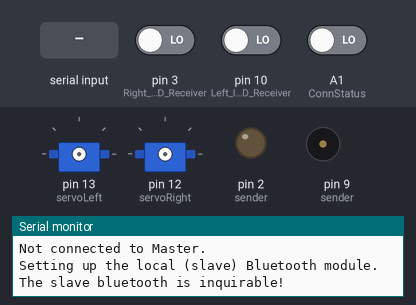
Bench run of a sketch on a simulated Arduino Uno, built with avr-gcc and run on an emulated ATmega328P. Shown: 2 × servo, output pins drawn as LEDs (lit = HIGH), buzzer (waves = sounding), the last lines printed to the serial monitor. Inputs (shaded band) come from the test bench; at power-on: pin 3 (Right_IR_LED_Receiver) LOW, pin 10 (Left_IR_LED_Receiver) LOW, A1 (ConnStatus) LOW.

Above: at 6.2 s.
6.3 s: "!\n" received over the second serial link
At 7.7 s:
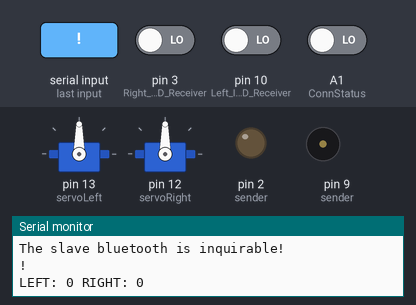
9.3 s: ",\n" received over the second serial link
At 10.1 s:
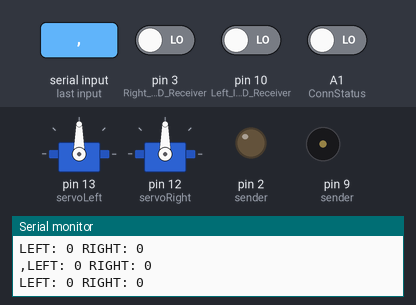
Timing chart, 0 to 12.3 s (numbered marks = the images above; inputs shaded):
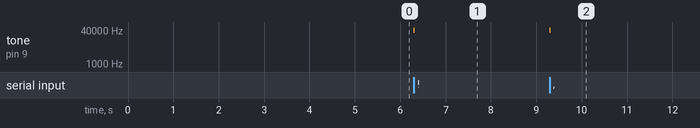

The sketch:

slave.INO
```cpp
// Bluetooth
#include <SoftwareSerial.h>   //Software Serial Port
#include <Servo.h>

#define RxD 7
#define TxD 6
#define ConnStatus A1

int shieldPairNumber = 11; // EDIT THE LINES TO MATCH YOUR SHIELD NUMBER AND CONNECTION PIN OPTION
boolean ConnStatusSupported = true;   // Set to "true" when digital connection status is available on Arduino pin, CAUTION: If ConnStatusSupported = true you MUST NOT use pin A1 otherwise "random" reboots will occur, CAUTION: If ConnStatusSupported = true you MUST set the PIO[1] switch to A1 (not NC)
String slaveNameCmd = "\r\n+STNA=Slave";   // This is concatenated with shieldPairNumber later

SoftwareSerial blueToothSerial(RxD,TxD);

// Movement
Servo servoLeft;
Servo servoRight;

boolean manualControl = true;
boolean lastSeenLeft = true;

int instructs[100];
int instructCount = -1;

void setup() {
    Serial.begin(9600);
    initBlueToothConnection();

    pinMode(10, INPUT); // Left IR LED Receiver
    pinMode(9, OUTPUT); // sender

    pinMode(3, INPUT); // Right IR LED Receiver
    pinMode(2, OUTPUT); //sender
}

void loop() {
    joystickControl();
}

void joystickControl() {
    char recvChar;
    String joystick;
    boolean stopped = true;

    while (true) {
        if(blueToothSerial.available()) {   // Check if there's any data sent from the remote Bluetooth shield
            recvChar = blueToothSerial.read();
            Serial.print(recvChar); // this is needed

            if (manualControl) {
              if (recvChar == '!') {
                manualControl = false;
                servoLeft.attach(13);  // Attach left signal to pin 13
                servoRight.attach(12); // Attach right signal to pin 12
                continue;
              }
              if (recvChar != '\n') {
                  joystick += recvChar; // end of data hasn't been reached, process incoming data
              } else {
                  if (joystick == "!") {
                    return; // transfer to automatic
                  }
                  // Has reached end of data, process...

                  if (validInput(joystick)) { // Check if data is of form x,y
                      String x;
                      String y;
                      boolean searchingX = true;

                      // Seperate data into x and y values
                      for (char c : joystick) {
                          if (c == ',') {
                              searchingX = false;
                              continue;
                          }

                          if (searchingX) {
                              x += c;
                          } else {
                              y += c;
                          }
                      }

                      if (x != "" && y != "") {                     // x and y found
                          // Process data here
                          int xInt = x.toInt();
                          int yInt = y.toInt();

                          if (xInt == 0 && yInt == 0) { // don't move robot if stopped
                              if (!stopped) { // has just stopped, disconnect wheels
                                  stopped = true;
                                  servoLeft.detach();
                                  servoRight.detach();
                              }
                          } else {
                              if (stopped) { // start wheels again if was stopped
                                  servoLeft.attach(13);
                                  servoRight.attach(12);
                                  stopped = false;
                              }
                              moveWheels(xInt, yInt);
                          }
                      }
                  }
                  joystick = ""; //reset value
              }

           } else {
              if (recvChar == '!') {
                manualControl = true;
                servoLeft.detach();
                servoRight.detach();
                stopped = true;
                continue;
              }
              followLine(100);
           }
        }

        // Not relevant, but don't change
        if (Serial.available()) {       // Check if there's any data sent from the local serial terminal. You can add the other applications here.
            recvChar  = Serial.read();
            Serial.print(recvChar);
            blueToothSerial.print(recvChar);
        }
    }
}

void followLine(int velocity) {
    // Check for line
    int irLeft = irDetect(9, 10, 38000);
    int irRight = irDetect(2, 3, 38000);
    Serial.println("LEFT: " + String(irLeft) + " RIGHT: " + String(irRight)); // Display 1/0; 1 for white and 0 for black

    // Move accordingly
    if ((irLeft == 1) && (irRight == 1)) {      // If both sides detect black, line must be in middle
        maneuver(velocity, velocity);                   // Forward 20 milliseconds
    } else if (irLeft == 1) {                   // If only left side detects black, move left to correct
        maneuver(-velocity, velocity);                    // Right for 20 ms
    } else if(irRight == 1) {                   // If only right side detects black, move right to correct
        maneuver(velocity, -velocity);              // Left for 20 ms
    } else {                                    // Both sides detect black, reached end of course, stop automation
        //break;
    }
}
/*
void reverseTrack() {
    for (int i = intructions; i >= 0; i-= 2) {
        int movement = directions[i];

        // Move accordingly
        if (movement == 1) {      // If both sides detect white, line must be in middle
            maneuver(-200, -200, 20);                   // Forward 20 milliseconds
        } else if (movement == 2) {                   // If only left side detects white, right must be on line, move right to correct
            maneuver(-200, 200, 20);                    // Right for 20 ms
        } else if(movement == 4) {                   // If only right side detects white, left must be on line, move left to correct
            maneuver(200, -200, 20);                 // Left for 20 ms
        } else {                                    // Both sides detect black, reached end of course, stop automation
            break;
        }
    }
}
*/

void pause() {
    while (true) {
        ;
    }
}

int irDetect(int irLedPin, int irReceiverPin, long frequency) {
    tone(irLedPin, frequency, 8);              // IRLED 38 kHz for at least 1 ms
    delay(1);                                  // Wait 1 ms
    int ir = digitalRead(irReceiverPin);       // IR receiver -> ir variable; could also use analogRead() ???
    delay(1);                              // Down time before recheck
    return ir;                      // Return 1 (black), 0 white
}

void moveWheels(int x, int y) {
  servoLeft.writeMicroseconds(1500 + y + x);
  servoRight.writeMicroseconds(1500 - y + x);
}

void maneuver(int speedLeft, int speedRight) {
    int msTime = 10;
    // speedLeft, speedRight ranges: Backward  Linear  Stop  Linear   Forward
    //                               -200      -100......0......100       200
    servoLeft.writeMicroseconds(1500 + speedLeft);   // Set left servo speed
    servoRight.writeMicroseconds(1500 - speedRight); // Set right servo speed
    if(msTime==-1) {                                 // if msTime = -1
        servoLeft.detach();                            // Stop servo signals
        servoRight.detach();
    }
    delay(msTime);                                   // Delay for msTime
}

boolean validInput(String joystick) {
    // Verify data by comma count
    int commasFound = 0;
    for (char c : joystick) {
        if (c == ',') {
            if (commasFound >= 1) {
                return false;
            }
            commasFound += 1;
        }
    }
    return true;
}

void initBlueToothConnection() {
    blueToothSerial.begin(38400);                    // Set Bluetooth module to default baud rate 38400

    pinMode(RxD, INPUT);
    pinMode(TxD, OUTPUT);
    pinMode(ConnStatus, INPUT);

    if(ConnStatusSupported) Serial.println("Checking Slave-Master connection status."); //  Check whether Master and Slave are already connected by polling the ConnStatus pin (A1 on SeeedStudio v1 shield), This prevents running the full connection setup routine if not necessary.

    if(ConnStatusSupported && digitalRead(ConnStatus)==1) {
        Serial.println("Already connected to Master - remove USB cable if reboot of Master Bluetooth required.");
    } else {
        Serial.println("Not connected to Master.");

        setupBlueToothConnection();   // Set up the local (slave) Bluetooth module

        delay(1000);                  // Wait one second and flush the serial buffers
        Serial.flush();
        blueToothSerial.flush();
    }
}

void setupBlueToothConnection() {
    Serial.println("Setting up the local (slave) Bluetooth module.");

    slaveNameCmd += shieldPairNumber;
    slaveNameCmd += "\r\n";

    blueToothSerial.print("\r\n+STWMOD=0\r\n");      // Set the Bluetooth to work in slave mode
    blueToothSerial.print(slaveNameCmd);             // Set the Bluetooth name using slaveNameCmd
    blueToothSerial.print("\r\n+STAUTO=0\r\n");      // Auto-connection should be forbidden here
    blueToothSerial.print("\r\n+STOAUT=1\r\n");      // Permit paired device to connect me

    //  print() sets up a transmit/outgoing buffer for the string which is then transmitted via interrupts one character at a time.
    //  This allows the program to keep running, with the transmitting happening in the background.
    //  Serial.flush() does not empty this buffer, instead it pauses the program until all Serial.print()ing is done.
    //  This is useful if there is critical timing mixed in with Serial.print()s.
    //  To clear an "incoming" serial buffer, use while(Serial.available()){Serial.read();}

    blueToothSerial.flush();
    delay(2000);                                     // This delay is required

    blueToothSerial.print("\r\n+INQ=1\r\n");         // Make the slave Bluetooth inquirable

    blueToothSerial.flush();
    delay(2000);                                     // This delay is required

    Serial.println("The slave bluetooth is inquirable!");
}
```

Measured:
- after the input at 6.3 s, tone on pin 9 (sender): silent → 38000 Hz at once, → silent 0.01 s later
- after the input at 9.3 s, tone on pin 9 (sender): silent → 38000 Hz at once, → silent 0.01 s later
